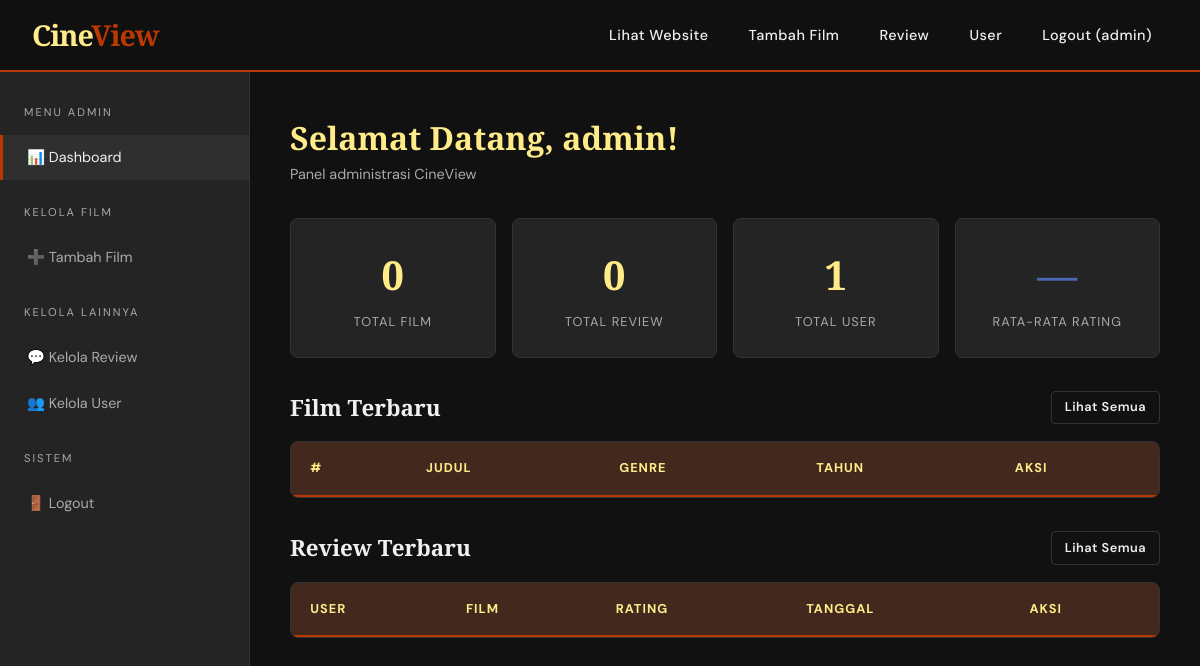
/admin/dashboard.php (signed in), run on an earlier commit of the app's database.
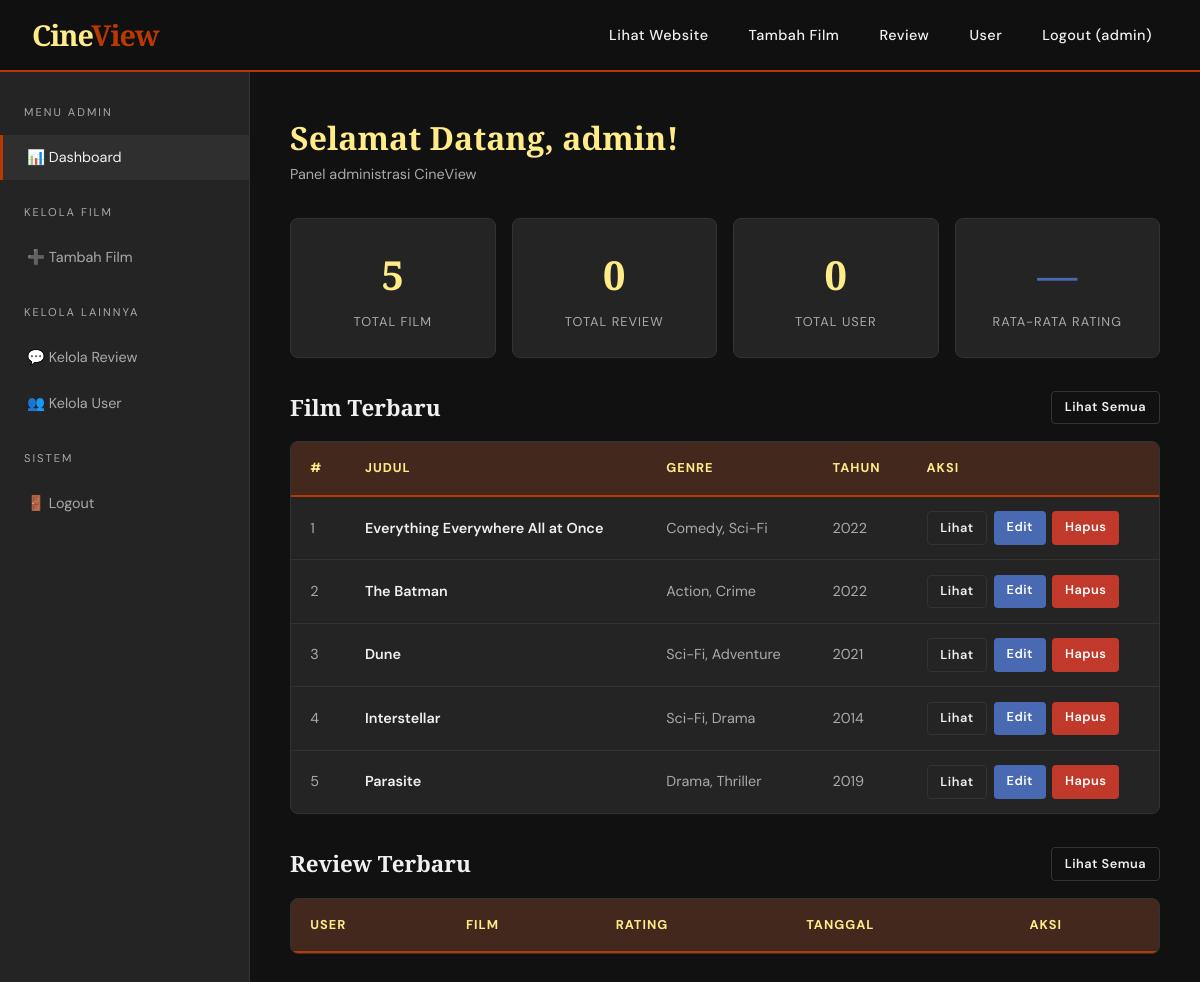
And on a later commit of the database.
### tables this page shows
CREATE TABLE films (
    id          INT AUTO_INCREMENT PRIMARY KEY,
    judul       VARCHAR(200) NOT NULL,            
    genre       VARCHAR(100),                    
    tahun       YEAR,                            
    sutradara   VARCHAR(100),                    
    sinopsis    TEXT,                            
    poster      VARCHAR(255) DEFAULT 'default.jpg',  
    created_at  DATETIME DEFAULT CURRENT_TIMESTAMP
);

### admin/dashboard.php (the view, shortened to what this page needs)
<?php
include '../koneksi.php';
$total_film   = $pdo->query("SELECT COUNT(*) FROM films")->fetchColumn();
$total_review = $pdo->query("SELECT COUNT(*) FROM reviews")->fetchColumn();
$total_user   = $pdo->query("SELECT COUNT(*) FROM users WHERE role='user'")->fetchColumn();
$rata_rating  = $pdo->query("SELECT ROUND(AVG(rating),1) FROM reviews")->fetchColumn();
$rata_rating = $rata_rating ?: 0;
$film_terbaru = $pdo->query("SELECT * FROM films ORDER BY id DESC LIMIT 5");
?>
<!DOCTYPE html>
<html lang="id">
<head>
    <link rel="stylesheet" href="../style.css">
</head>
<body>
<nav class="navbar">
    <div class="navbar-inner">
        <a href="../index.php" class="navbar-logo">Cine<span>View</span></a>
        <ul class="navbar-menu">
            <li><a href="../index.php">Lihat Website</a></li>
            <li><a href="tambah_film.php">Tambah Film</a></li>
            <li><a href="kelola_review.php">Review</a></li>
            <li><a href="kelola_user.php">User</a></li>
            <li><a href="../logout.php">Logout (<?= htmlspecialchars($_SESSION['username']) ?>)</a></li>
        </ul>
    </div>
</nav>
<div class="dashboard-layout">
    <aside class="sidebar">
        <div class="sidebar-title">Menu Admin</div>
        <a href="dashboard.php" class="active">📊 Dashboard</a>
        <div class="sidebar-title">Kelola Film</div>
        <a href="tambah_film.php">➕ Tambah Film</a>
        <div class="sidebar-title">Kelola Lainnya</div>
        <a href="kelola_review.php">💬 Kelola Review</a>
        <a href="kelola_user.php">👥 Kelola User</a>
        <div class="sidebar-title">Sistem</div>
        <a href="../logout.php">🚪 Logout</a>
    </aside>
    <main class="dashboard-konten">
        <div style="margin-bottom:2rem;">
            <h1 style="font-family:'Playfair Display',serif; font-size:2rem; color:#FFEC89;">
                Selamat Datang, <?= htmlspecialchars($_SESSION['username']) ?>!
            </h1>
            <p style="color:#aaa; font-size:0.9rem;">Panel administrasi CineView</p>
        </div>
        <div class="stat-grid">
            <div class="stat-card">
                <div class="stat-angka"><?= $total_film ?></div>
                <div class="stat-label">Total Film</div>
            </div>
            <div class="stat-card">
                <div class="stat-angka"><?= $total_review ?></div>
                <div class="stat-label">Total Review</div>
            </div>
            <div class="stat-card">
                <div class="stat-angka"><?= $total_user ?></div>
                <div class="stat-label">Total User</div>
            </div>
            <div class="stat-card">
                <div class="stat-angka" style="color:#4A69B3;"><?= $rata_rating ?: '—' ?></div>
                <div class="stat-label">Rata-rata Rating</div>
            </div>
        </div>
        <div id="film" style="margin-bottom:2rem;">
            <div style="display:flex; align-items:center; justify-content:space-between; margin-bottom:1rem;">
                <h2 style="font-family:'Playfair Display',serif; font-size:1.4rem;">Film Terbaru</h2>
                <a href="../rekomendasi.php" class="btn btn-outline btn-kecil" target="_blank">Lihat Semua</a>
            </div>
            <div class="tabel-wrapper">
                <table>
                    <thead>
                        <tr>
                            <th>#</th>
                            <th>Judul</th>
                            <th>Genre</th>
                            <th>Tahun</th>
                            <th>Aksi</th>
                        </tr>
                    </thead>
                    <tbody>
                        <?php
                        $no = 1;
                        foreach ($film_terbaru as $f): ?>
                        <tr>
                            <td><?= $no++ ?></td>
                            <td style="color:#f0f0f0; font-weight:600;">
                                <?= htmlspecialchars($f['judul']) ?>
                            </td>
                            <td><?= htmlspecialchars($f['genre']) ?></td>
                            <td><?= $f['tahun'] ?></td>
                            <td>
                                <div style="display:flex; gap:0.4rem;">
                                    <a href="../detail.php?id=<?= $f['id'] ?>"
                                       class="btn btn-outline btn-kecil">Lihat</a>
                                    <a href="edit_film.php?id=<?= $f['id'] ?>"
                                       class="btn btn-biru btn-kecil">Edit</a>
                                    <a href="hapus_film.php?id=<?= $f['id'] ?>"
                                       class="btn btn-hapus btn-kecil"
                                       onclick="return konfirmasiHapus('Hapus film <?= addslashes($f['judul']) ?>?')">
                                        Hapus
                                    </a>
                                </div>
                             </td>
                        </tr>
                        <?php endforeach; ?>
                    </tbody>
                </table>
            </div>
        </div>
        <div>
            <div style="display:flex; align-items:center; justify-content:space-between; margin-bottom:1rem;">
                <h2 style="font-family:'Playfair Display',serif; font-size:1.4rem;">Review Terbaru</h2>
                <a href="kelola_review.php" class="btn btn-outline btn-kecil">Lihat Semua</a>
            </div>
            <div class="tabel-wrapper">
                <table>
                    <thead>
                        <tr>
                            <th>User</th>
                            <th>Film</th>
                            <th>Rating</th>
                            <th>Tanggal</th>
                            <th>Aksi</th>
                        </tr>
                    </thead>
                </table>
            </div>
        </div>
    </main>
</div>
</body>
</html>

### style.css (style rules this page uses)
:root { --merah : #BA3801; --merah-muda : #d44a10; --kuning : #FFEC89; --biru : #4A69B3; --biru-muda : #6b8fd4; --hitam : #111111; --gelap : #1a1a1a; --card : #242424; --card-border : #333333; --teks-putih : #f0f0f0; --teks-abu : #aaaaaa; --font-judul : 'Playfair Display', serif; --font-teks : 'DM Sans', sans-serif; }
* { margin: 0; padding: 0; box-sizing: border-box; }
body { font-family: var(--font-teks); background-color: var(--hitam); color: var(--teks-putih); min-height: 100vh; line-height: 1.6; }
.navbar { background: rgba(17, 17, 17, 0.95); border-bottom: 2px solid var(--merah); padding: 0 2rem; position: sticky; top: 0; z-index: 1000; backdrop-filter: blur(10px); }
.navbar-inner { max-width: 1200px; margin: 0 auto; display: flex; align-items: center; justify-content: space-between; height: 70px; }
.navbar-logo { font-family: var(--font-judul); font-size: 1.8rem; font-weight: 900; color: var(--kuning); text-decoration: none; letter-spacing: -1px; }
.navbar-logo span { color: var(--merah); }
.navbar-menu { display: flex; list-style: none; gap: 0.5rem; align-items: center; }
.navbar-menu a { color: var(--teks-putih); text-decoration: none; font-size: 0.9rem; font-weight: 500; padding: 0.5rem 1rem; border-radius: 4px; transition: all 0.2s ease; letter-spacing: 0.5px; }
.btn { display: inline-block; padding: 0.6rem 1.4rem; border-radius: 4px; font-family: var(--font-teks); font-size: 0.9rem; font-weight: 600; cursor: pointer; text-decoration: none; border: none; transition: all 0.2s ease; letter-spacing: 0.5px; }
.btn-biru { background: var(--biru); color: white; }
.btn-outline { background: transparent; color: var(--teks-putih); border: 1px solid var(--card-border); }
.btn-hapus { background: #c0392b; color: white; font-size: 0.8rem; padding: 0.4rem 0.9rem; }
.btn-kecil { padding: 0.35rem 0.8rem; font-size: 0.8rem; }
.dashboard-layout { display: grid; grid-template-columns: 250px 1fr; min-height: calc(100vh - 70px); }
.sidebar { background: var(--card); border-right: 1px solid var(--card-border); padding: 2rem 0; }
.sidebar-title { font-size: 0.7rem; letter-spacing: 2px; text-transform: uppercase; color: var(--teks-abu); padding: 0 1.5rem; margin-bottom: 0.8rem; margin-top: 1.5rem; }
.sidebar-title:first-child { margin-top: 0; }
.sidebar a { display: flex; align-items: center; gap: 0.8rem; padding: 0.7rem 1.5rem; color: var(--teks-abu); text-decoration: none; font-size: 0.9rem; transition: all 0.2s; border-left: 3px solid transparent; }
.sidebar a:hover, .sidebar a.active { color: var(--teks-putih); background: rgba(255,255,255,0.05); border-left-color: var(--merah); }
.dashboard-konten { padding: 2.5rem; overflow-y: auto; }
.stat-grid { display: grid; grid-template-columns: repeat(auto-fill, minmax(180px, 1fr)); gap: 1rem; margin-bottom: 2rem; }
.stat-card { background: var(--card); border: 1px solid var(--card-border); border-radius: 8px; padding: 1.5rem; text-align: center; }
.stat-angka { font-family: var(--font-judul); font-size: 2.5rem; font-weight: 900; color: var(--kuning); }
.stat-label { font-size: 0.8rem; color: var(--teks-abu); text-transform: uppercase; letter-spacing: 1px; margin-top: 0.3rem; }
.tabel-wrapper { background: var(--card); border: 1px solid var(--card-border); border-radius: 8px; overflow: hidden; overflow-x: auto; }
table { width: 100%; border-collapse: collapse; }
thead { background: rgba(186, 56, 1, 0.2); border-bottom: 2px solid var(--merah); }
th { padding: 1rem 1.2rem; text-align: left; font-size: 0.8rem; font-weight: 700; text-transform: uppercase; letter-spacing: 1px; color: var(--kuning); }
td { padding: 0.9rem 1.2rem; border-bottom: 1px solid var(--card-border); font-size: 0.9rem; color: var(--teks-abu); }
tr:last-child td { border-bottom: none; }

What changed in the data, as far as the page shows it:
added films: judul "Everything Everywhere All at Once", genre "Comedy, Sci-Fi", tahun "2022"
added films: judul "The Batman", genre "Action, Crime", tahun "2022"
added films: judul "Dune", genre "Sci-Fi, Adventure", tahun "2021"
added films: judul "Interstellar", genre "Sci-Fi, Drama", tahun "2014"
added films: judul "Parasite", genre "Drama, Thriller", tahun "2019"
Also different on the page:
$total_film: "0" → "5"
$total_user: "1" → "0"
